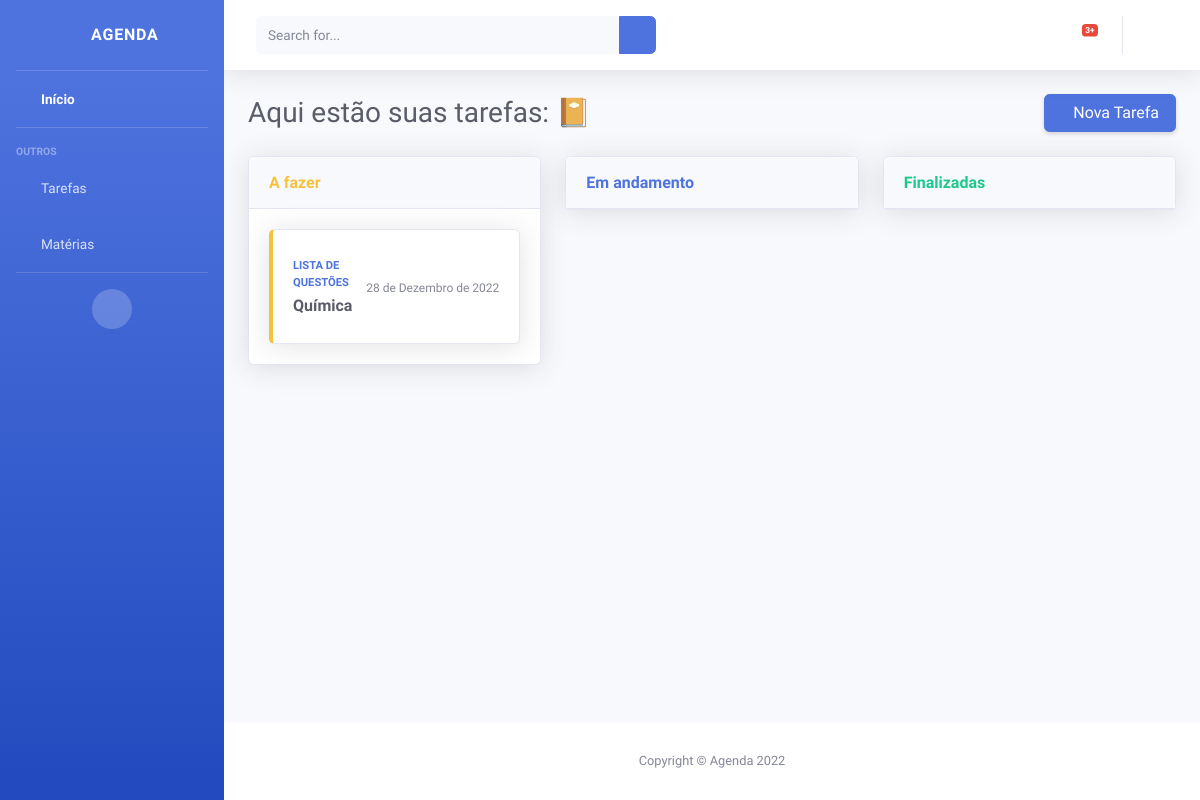
The app's page /inicio/, older data.
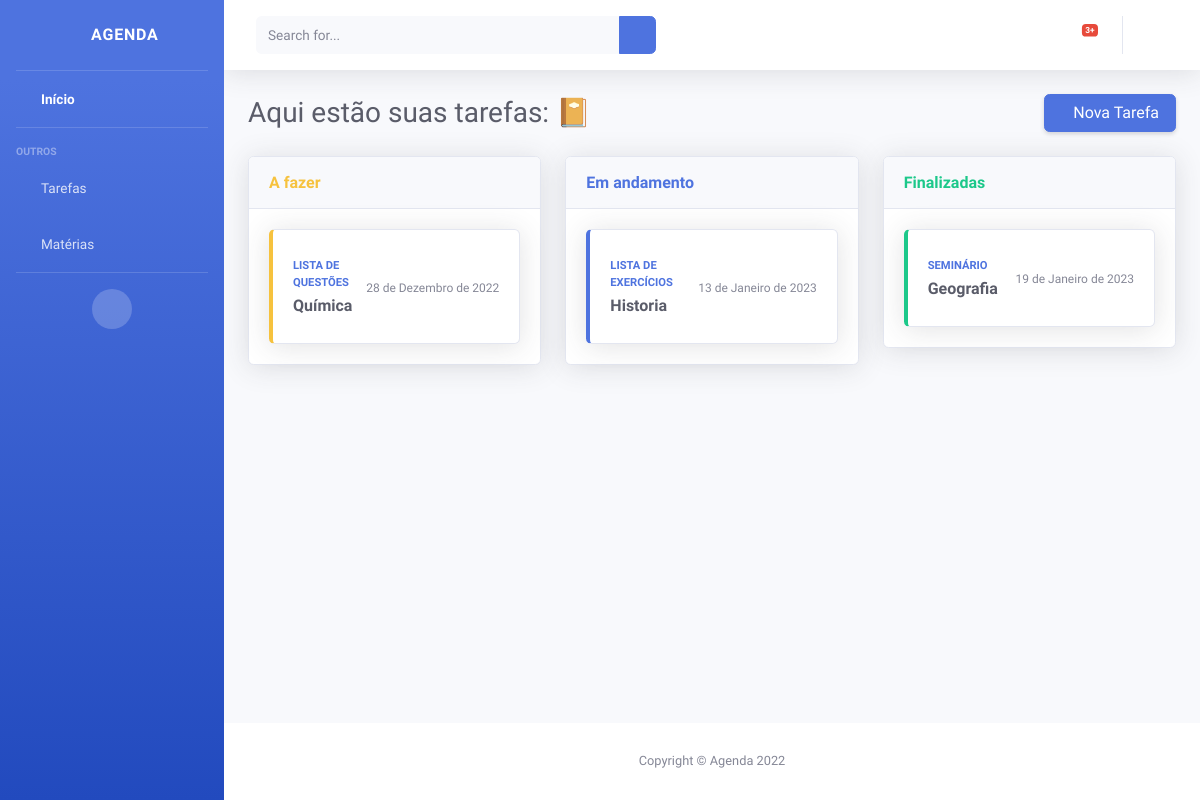
The same page, newer data.
### myapp/models.py (models this page shows, shortened)
class Tarefa(models.Model):
    status_choice = (
        ("AFA","A fazer"),
        ("AND","Em andamento"),
        ("FIN","Finalizada"),
    )
    codigo = models.AutoField(primary_key=True)
    nome = models.CharField(max_length=100)
    descricao = models.TextField(max_length=280)
    dataConclusao = models.DateField(null=True, blank=True)
    status = models.CharField(max_length=3, choices=status_choice)
    materia = models.ForeignKey(Materia, on_delete=models.CASCADE, null=True, blank=True)
    arquivo = models.FileField(upload_to="files", null=True, blank=True)

class Materia(models.Model):
    codigo = models.AutoField(primary_key=True)
    nome = models.CharField(max_length=50)
    horario = models.CharField(max_length=50)
    def __str__(self):
        return (self.nome)

### myapp/views.py (the view)
# urls.py: path('inicio/', inicio, name="url_inicio"),
def inicio(request):
    afazer = Tarefa.objects.filter(status = "AFA").order_by('dataConclusao')
    andamento = Tarefa.objects.filter(status = "AND").order_by('dataConclusao')
    finalizada = Tarefa.objects.filter(status = "FIN").order_by('dataConclusao')
    pacote = {
        "afa": afazer,
        "and": andamento,
        "fin": finalizada,
    }
    return render(request, "inicio.html", pacote)

### myapp/templates/inicio.html (shortened to what this page needs)
{% extends 'layouts/agenda.html' %}
{% load static %}
{% load crispy_forms_tags %}
{% block conteudo %}
<!DOCTYPE html>
<body>
    <div class="container-fluid">
        <div class="d-sm-flex align-items-center justify-content-between mb-4">
            <h1 class="h3 mb-0 text-gray-800">Aqui estão suas tarefas: 📔<br></h1>
            <a href="{% url 'url_formTarefa' %}" class="d-none d-sm-inline-block btn btn-primary shadow-sm"><i class="fas fa-plus"></i> Nova Tarefa&nbsp;</a>
        </div>
        <div class="row">
            <div class="col-lg-4">
                <div class="card shadow mb-4">
                    <div class="card-header py-3">
                      <h6 class="m-0 font-weight-bold text-warning"> A fazer </h6>
                    </div>
                    {% for i in afa %}
                        <div class="card-body">
                            <div class="card border-left-warning shadow h-100 py-2">
                                <div class="card-body">
                                    <div class="row no-gutters align-items-center">
                                        <div class="col mr-2">
                                            <div class="text-xs font-weight-bold text-primary text-uppercase mb-1">
                                                <a href="{% url 'url_detTarefa' i.codigo %}" > {{ i.nome }} </a>
                                            </div>
                                            <div class="h6 mb-0 font-weight-bold text-gray-800">
                                                {{ i.materia }}
                                            </div>
                                        </div>
                                        <div class="col-auto">
                                            <a style="font-size: 12px;"> {{ i.dataConclusao }} </a>
                                        </div>
                                    </div>
                                </div>
                            </div>
                        </div>
                    {% endfor %}
                </div>
            </div>
            <div class="col-lg-4">
                <div class="card shadow mb-4">
                    <div class="card-header py-3">
                        <h6 class="m-0 font-weight-bold text-primary"> Em andamento </h6>
                    </div>
                    {% for i in and %}
                        <div class="card-body">
                            <div class="card border-left-primary shadow h-100 py-2">
                                <div class="card-body">
                                    <div class="row no-gutters align-items-center">
                                        <div class="col mr-2">
                                            <div class="text-xs font-weight-bold text-primary text-uppercase mb-1">
                                                <a href="{% url 'url_detTarefa' i.codigo %}" > {{ i.nome }} </a>
                                            </div>
                                            <div class="h6 mb-0 font-weight-bold text-gray-800">
                                                {{ i.materia }}
                                            </div>
                                        </div>
                                        <div class="col-auto">
                                            <a style="font-size: 12px;"> {{ i.dataConclusao }} </a>
                                        </div>
                                    </div>
                                </div>
                            </div>
                        </div>
                    {% endfor %}
                </div>
            </div>
            <div class="col-lg-4">
                <div class="card shadow mb-4">
                    <div class="card-header py-3">
                        <h6 class="m-0 font-weight-bold text-success"> Finalizadas </h6>
                    </div>
                    {% for i in fin%}
                        <div class="card-body">
                            <div class="card border-left-success shadow h-100 py-2">
                                <div class="card-body">
                                    <div class="row no-gutters align-items-center">
                                        <div class="col mr-2">
                                            <div class="text-xs font-weight-bold text-primary text-uppercase mb-1">
                                                <a href="{% url 'url_detTarefa' i.codigo %}" > {{ i.nome }} </a>
                                            </div>
                                            <div class="h6 mb-0 font-weight-bold text-gray-800">
                                                {{ i.materia }}
                                            </div>
                                        </div>
                                        <div class="col-auto">
                                            <a style="font-size: 12px;"> {{ i.dataConclusao }} </a>
                                        </div>
                                    </div>
                                </div>
                            </div>
                        </div>
                    {% endfor %}
                </div>
            </div>
        </div>
    </div>
</body>
{% endblock %}

### myapp/templates/layouts/agenda.html (shortened to what this page needs)
{% load static %}
<!DOCTYPE html>
<html lang="pt-br">
<head>
    <link href="{% static 'vendor/fontawesome-free/css/all.min.css' %}" rel="stylesheet" type="text/css">
    <link href="{% static 'css/sb-admin-2.css' %}" rel="stylesheet">
</head>
<body id="page-top">
    <div id="wrapper">
        <ul class="navbar-nav bg-gradient-primary sidebar sidebar-dark accordion" id="accordionSidebar">
            <a class="sidebar-brand d-flex align-items-center justify-content-center" href="{% url 'url_inicio' %}">
                <div class="sidebar-brand-icon rotate-n-15">
                    <i class="fas fa-book"></i>
                </div>
                <div class="sidebar-brand-text mx-3">Agenda</div>
            </a>
            <hr class="sidebar-divider my-0">
            <li class="nav-item active">
                <a class="nav-link" href="{% url 'url_inicio' %}">
                    <i class="fas fa-fw fa-home"></i>
                    <span>Início</span></a>
            </li>
            <hr class="sidebar-divider">
            <div class="sidebar-heading">
                Outros
            </div>
            <li class="nav-item">
                <a class="nav-link" href="{% url 'url_inicio' %}">
                    <i class="fas fa-fw fa-clipboard"></i>
                    <span>Tarefas</span>
                </a>
            </li>
            <li class="nav-item">
                <a class="nav-link" href="{% url 'url_showMateria' %}">
                    <i class="fas fa-fw fa-book"></i>
                    <span>Matérias</span>
                </a>
            </li>
            <hr class="sidebar-divider d-none d-md-block">
            <div class="text-center d-none d-md-inline">
                <button class="rounded-circle border-0" id="sidebarToggle"></button>
            </div>
        </ul>
        <div id="content-wrapper" class="d-flex flex-column">
            <div id="content">
                <nav class="navbar navbar-expand navbar-light bg-white topbar mb-4 static-top shadow">
                    <form
                        class="d-none d-sm-inline-block form-inline mr-auto ml-md-3 my-2 my-md-0 mw-100 navbar-search">
                        <div class="input-group">
                            <input type="text" class="form-control bg-light border-0 small" placeholder="Search for..."
                                aria-label="Search" aria-describedby="basic-addon2">
                            <div class="input-group-append">
                                <button class="btn btn-primary" type="button">
                                    <i class="fas fa-search fa-sm"></i>
                                </button>
                            </div>
                        </div>
                    </form>
                    <ul class="navbar-nav ml-auto">
                        <li class="nav-item dropdown no-arrow mx-1">
                            <a class="nav-link dropdown-toggle" href="#" id="alertsDropdown" role="button"
                                data-toggle="dropdown" aria-haspopup="true" aria-expanded="false">
                                <i class="fas fa-bell fa-fw"></i>
                                <span class="badge badge-danger badge-counter">3+</span>
                            </a>
                        </li>
                        <li class="nav-item dropdown no-arrow">
                            <a class="nav-link dropdown-toggle" href="#" id="userDropdown" role="button"
                                data-toggle="dropdown" aria-haspopup="true" aria-expanded="false">
                                <span class="mr-2 d-none d-lg-inline text-gray-600 small"><i class="fas fa-user"></i>&nbsp;{{ user.get_full_name }}</span>
                            </a>
                        </li>
                    </ul>
                </nav>
                {% block conteudo %}
                {% endblock %}
            </div>
            <footer class="sticky-footer bg-white">
                <div class="container my-auto">
                    <div class="copyright text-center my-auto">
                        <span>Copyright &copy; Agenda 2022</span>
                    </div>
                </div>
            </footer>
        </div>
    </div>
</body>
</html>

Row changes from the older to the newer data that the page shows:
added Tarefa: nome "LISTA DE EXERCÍCIOS", materia "Historia", dataConclusao "13 de Janeiro de 2023", shown under "Em andamento"
added Tarefa: nome "SEMINÁRIO", materia "Geografia", dataConclusao "19 de Janeiro de 2023", shown under "Finalizadas"
